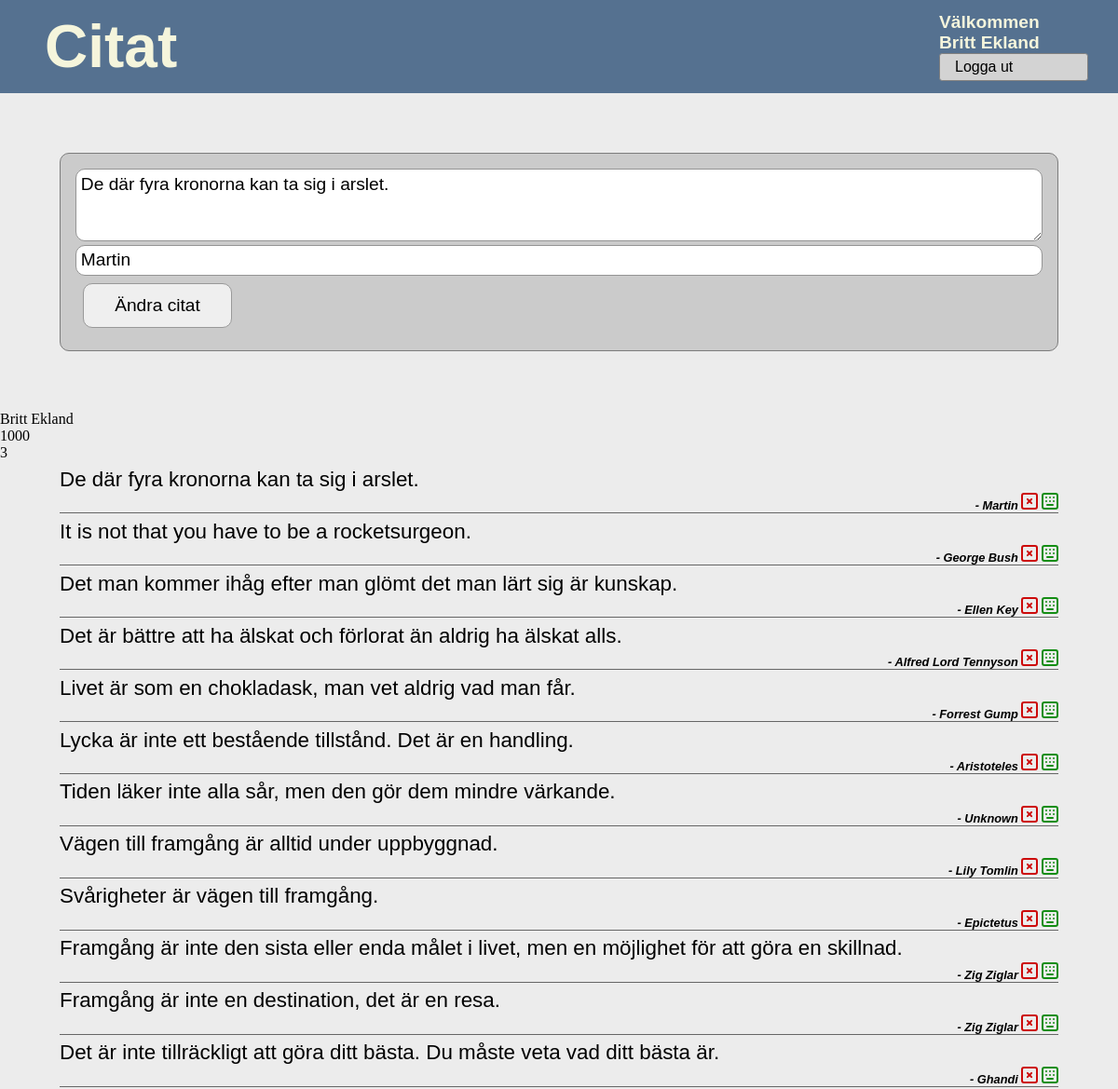
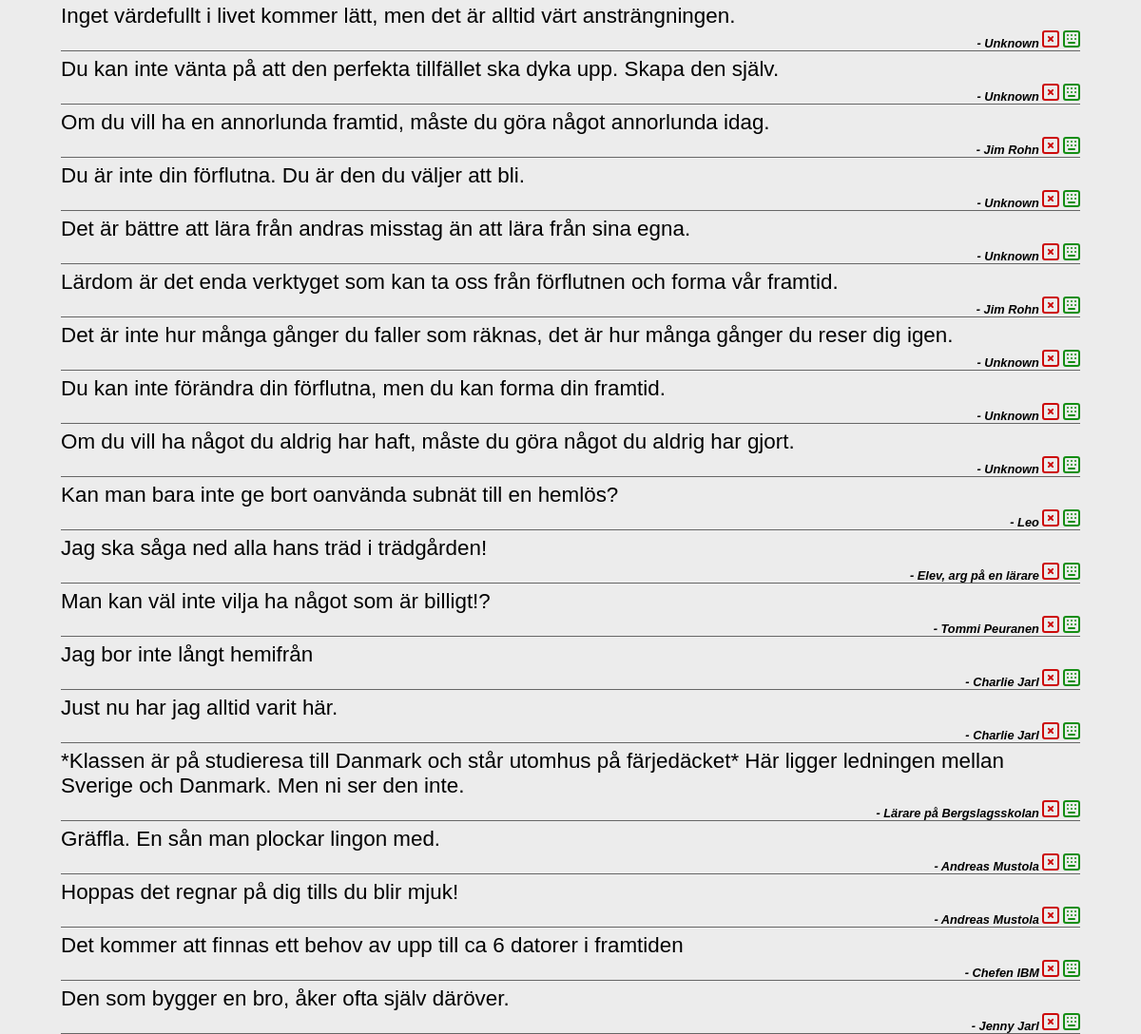
/citat.php?a=e&id=34&uid=3 (signed in), run on the app's committed database (2 pictures, top to bottom).
### tables this page shows
CREATE TABLE `tblcitat` (
  `id` int(11) NOT NULL,
  `citat` text NOT NULL,
  `sagtav` varchar(255) NOT NULL,
  `in_date` timestamp NOT NULL DEFAULT current_timestamp(),
  `userid` int(11) NOT NULL
);

### citat.php (the view, shortened to what this page needs)
<!DOCTYPE html>
<?php
$host = "localhost";
$user = "root";
$pass = "";
$db = "brad";
$conn = mysqli_connect($host, $user, $pass, $db);
function isLevel($level){
    if(isset($_SESSION['level'])){
        if(intval($_SESSION['level'])>=$level){
            return true;
        }else{
            return false;
        }
    }else{
        return false;
    }
}
function btnEdit($id, $uid){
    if(isset($_SESSION['level'])){
        $level=intval($_SESSION['level']);
    }else{
        $level=0;
    }
    $strOut="";
    if($level>=100 AND $_SESSION['id']==$uid){
        $strOut="<a href='citat.php?a=d&id=$id&uid=$uid' class='a_del'>&nbsp;<i class='gg-close-r'></i></a><a href='citat.php?a=e&id=$id&uid=$uid' class='a_edit'>&nbsp;<i class='gg-keyboard'></i></a>";
    }
    return $strOut;
}
?>
<html lang="en">
<head>
    <link rel="stylesheet" href="style.css">
</head>
<body>
    <section class="logo">
    <div class="logo_text">Citat</div>
    <div class="login">
        <?php
            if(isLevel(1)){
                echo "Välkommen<br>" . $_SESSION['name']; ?>
                <a href="citat.php?a=logout" id="btnLogout">Logga ut</a>
        <?php  } ?>
    </div>
</section>
    <section class="form">
        <?php
    if(isset($_GET['a'])){
    if($_GET['a']=='e'){
        $sql="SELECT * FROM tblcitat WHERE id=" . $_GET['id'];
        $result = mysqli_query($conn, $sql);
        $raden = mysqli_fetch_assoc($result); ?>
        <form action="citat.php" method="POST" id="frmCitat">
            <textarea name="txtcitat" rows=3><?=$raden['citat']?></textarea>
            <input type="text" name="txtsagtav" value="<?=$raden['sagtav']?>">
            <input type="submit" name="edt" value="Ändra citat">
        </form>
 <?php
    }
} ?>
    </section>
    <section class="showCitat">
        <?php
        echo $_SESSION['name']."<br>".$_SESSION['level']."<br>".$_SESSION['id']."<br>";
        ?>
        <?php
        $sql = "SELECT * FROM tblcitat ORDER BY in_date DESC";
        $result = mysqli_query($conn, $sql);
        if(isset($_SESSION['id'])){
            $user=$_SESSION['id'];
        }else{
            $user=0;
        }
        while($rad=mysqli_fetch_assoc($result)){ ?>
            <p class="actualCitat"><?=$rad['citat']?></p>
            <p class="who">- <?=$rad['sagtav']?><?=btnEdit($rad['id'], $user)?></p>
        <?php } ?>
    </section>
</body>
</html>

### style.css (style rules this page uses)
* { margin: 0; padding: 0; box-sizing: border-box; }
body { height:100vh; background: rgb(236, 236, 236); }
.logo { width: 100%; height: 100px; background: rgb(85, 113, 144); color:beige; display: flex; flex-direction: row; justify-content: space-evenly; align-items: center; font-family:Verdana, Geneva, Tahoma, sans-serif; font-size: 4rem; font-weight: bold; }
.logo_text { width:100%; flex-grow: 5; padding-inline: 3rem; }
.form { padding:4rem; }
.login { font-size: 1.2rem; padding-inline: 2rem; }
.login a { text-decoration: none; font-size: 1rem; font-weight: normal; color:black; }
#btnLogout { display:flex; width:10rem; padding: .3rem 1rem .3rem 1rem; border:1px solid gray; border-radius: .2rem; background: lightgray; }
#frmCitat { padding:1rem; background: rgb(203, 203, 203); border:1px solid rgb(124, 124, 124); border-radius: 10px; }
.form textarea, .form input[type='text'], .form input[type="password"] { width:100%; padding:.3rem; font-family: Verdana, Geneva, Tahoma, sans-serif; font-size: 1.2rem; border:1px solid rgb(148, 148, 148); border-radius:10px; }
.form input[type='submit'] { width:10rem; border:1px solid #999; border-radius:10px; height:3rem; margin: .5rem; font-family: Verdana, Geneva, Tahoma, sans-serif; font-size: 1.2rem; }
.actualCitat { margin: .4rem 4rem .1rem 4rem; font-family: Verdana, Geneva, Tahoma, sans-serif; font-size: 1.4rem; }
.who { margin: .1rem 4rem .3rem 4rem; font-family: Verdana, Geneva, Tahoma, sans-serif; font-size: .8rem; font-style: italic; font-weight: bold; text-align: right; border-bottom: 1px solid #666; }
.gg-close-r { box-sizing: border-box; position: relative; display: inline-block; transform: scale(var(--ggs,1)); width: 18px; height: 18px; border: 2px solid; border-radius: 3px }
.gg-close-r::after, .gg-close-r::before { content: ""; display: block; box-sizing: border-box; position: absolute; width: 8px; height: 2px; background: currentColor; transform: rotate(45deg); border-radius: 5px; top: 6px; left: 3px }
.gg-close-r::after { transform: rotate(-45deg) }
.gg-keyboard { box-sizing: border-box; position: relative; display: inline-block; transform: scale(var(--ggs,1)); width: 18px; height: 18px; border: 2px solid; border-radius: 3px }
.gg-keyboard::after, .gg-keyboard::before { content: ""; display: block; box-sizing: border-box; position: absolute; height: 2px; border-radius: 4px; background: currentColor }
.gg-keyboard::before { top: 2px; box-shadow: 4px 0 0, 8px 0 0, 0 4px 0, 4px 4px 0, 8px 4px 0 ; width: 2px; left: 2px }
.gg-keyboard::after { width: 8px; bottom: 2px; left: 3px }
a { text-decoration: none; }
.a_del { color:rgb(204, 10, 10); }
.a_edit { color:rgb(19, 141, 19); }

### data on the page
tblcitat: txtcitat "De där fyra kronorna kan ta sig i arslet.", txtsagtav "Martin", citat "De där fyra kronorna kan ta sig i arslet.", sagtav "Martin"
tblcitat: citat "It is not that you have to be a rocketsurgeon.", sagtav "George Bush"
tblcitat: citat "Det man kommer ihåg efter man glömt det man lärt sig är kunskap.", sagtav "Ellen Key"
tblcitat: citat "Det är bättre att ha älskat och förlorat än aldrig ha älskat alls.", sagtav "Alfred Lord Tennyson"
tblcitat: citat "Livet är som en chokladask, man vet aldrig vad man får.", sagtav "Forrest Gump"
tblcitat: citat "Lycka är inte ett bestående tillstånd. Det är en handling.", sagtav "Aristoteles"
tblcitat: citat "Tiden läker inte alla sår, men den gör dem mindre värkande.", sagtav "Unknown"
tblcitat: citat "Vägen till framgång är alltid under uppbyggnad.", sagtav "Lily Tomlin"
tblcitat: citat "Svårigheter är vägen till framgång.", sagtav "Epictetus"
tblcitat: citat "Framgång är inte den sista eller enda målet i livet, men en möjlighet för att göra en skillnad.", sagtav "Zig Ziglar"
tblcitat: citat "Framgång är inte en destination, det är en resa.", sagtav "Zig Ziglar"
tblcitat: citat "Det är inte tillräckligt att göra ditt bästa. Du måste veta vad ditt bästa är.", sagtav "Ghandi"
tblcitat: citat "Inget värdefullt i livet kommer lätt, men det är alltid värt ansträngningen.", sagtav "Unknown"
tblcitat: citat "Du kan inte vänta på att den perfekta tillfället ska dyka upp. Skapa den själv.", sagtav "Unknown"
tblcitat: citat "Om du vill ha en annorlunda framtid, måste du göra något annorlunda idag.", sagtav "Jim Rohn"
tblcitat: citat "Du är inte din förflutna. Du är den du väljer att bli.", sagtav "Unknown"
tblcitat: citat "Det är bättre att lära från andras misstag än att lära från sina egna.", sagtav "Unknown"
tblcitat: citat "Lärdom är det enda verktyget som kan ta oss från förflutnen och forma vår framtid.", sagtav "Jim Rohn"
tblcitat: citat "Det är inte hur många gånger du faller som räknas, det är hur många gånger du reser dig igen.", sagtav "Unknown"
tblcitat: citat "Du kan inte förändra din förflutna, men du kan forma din framtid.", sagtav "Unknown"
tblcitat: citat "Om du vill ha något du aldrig har haft, måste du göra något du aldrig har gjort.", sagtav "Unknown"
tblcitat: citat "Kan man bara inte ge bort oanvända subnät till en hemlös?", sagtav "Leo"
tblcitat: citat "Jag ska såga ned alla hans träd i trädgården!", sagtav "Elev, arg på en lärare"
tblcitat: citat "Man kan väl inte vilja ha något som är billigt!?", sagtav "Tommi Peuranen"
tblcitat: citat "Jag bor inte långt hemifrån", sagtav "Charlie Jarl"
tblcitat: citat "Just nu har jag alltid varit här.", sagtav "Charlie Jarl"
tblcitat: citat "*Klassen är på studieresa till Danmark och står utomhus på färjedäcket* Här ligger ledningen mellan Sverige och Danmark. Men ni ser den inte.", sagtav "Lärare på Bergslagsskolan"
tblcitat: citat "Gräffla. En sån man plockar lingon med.", sagtav "Andreas Mustola"
tblcitat: citat "Hoppas det regnar på dig tills du blir mjuk!", sagtav "Andreas Mustola"
tblcitat: citat "Det kommer att finnas ett behov av upp till ca 6 datorer i framtiden", sagtav "Chefen IBM"
tblcitat: citat "Den som bygger en bro, åker ofta själv däröver.", sagtav "Jenny Jarl"

### other printed values
$_SESSION['name'] "Britt Ekland"
$_SESSION['level'] "1000"
$_SESSION['id'] "3"
